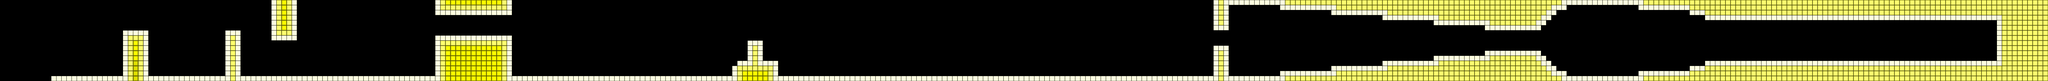

Tiled map render using the project's own tile images. Description and the map definition, with tile-layer contents summarised, below:
An orthogonal 400x16 tile map with 32x32 px tiles, 1 tile layer (layer_1) and 3 objects (2x enemy, event).

<map version="1.10" tiledversion="1.11.2" orientation="orthogonal" renderorder="right-down" width="400" height="16" tilewidth="32" tileheight="32" infinite="0" nextlayerid="3" nextobjectid="93">
 <editorsettings>
  <export target="stage_3.json" format="json" />
 </editorsettings>
 <tileset firstgid="1" name="bg_tileset" tilewidth="32" tileheight="32" tilecount="256" columns="16">
  <image source="../images/bg_tileset.png" trans="000000" width="512" height="512" />
 </tileset>
 <layer id="1" name="layer_1" width="400" height="16">
  <data>[6400 cells, 1747 non-empty, 4 distinct tile ids]</data>
 </layer>
 <objectgroup id="2" name="object_1">
  <object id="90" name="enemy" type="enemy" x="2080" y="224" width="32" height="32">
   <properties>
    <property name="subtype" value="enemy_b4" />
   </properties>
  </object>
  <object id="91" name="event" type="event" x="2400" y="0" width="32" height="32">
   <properties>
    <property name="subtype" value="scroll_stop" />
   </properties>
  </object>
  <object id="92" name="enemy" type="enemy" x="1824" y="480" width="32" height="32">
   <properties>
    <property name="subtype" value="enemy_6" />
    <property name="z" value="300" />
   </properties>
  </object>
 </objectgroup>
</map>